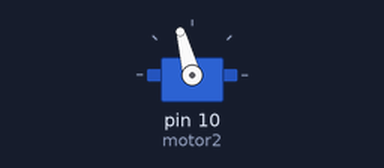
The sketch below on a simulated Arduino Uno, built with avr-gcc and run on an emulated ATmega328P. Parts: servo.

Above: at 0.05 s.
At 6.0 s:
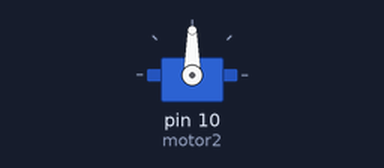
Timing chart, 0 to 7.8 s (numbered marks = the images above):
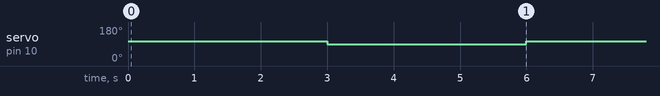

The sketch:

demoServo-Indiv.ino
```cpp
#include <Servo.h>

//Servo motor;
Servo motor2;
//Servo motor4;
//Servo motor23;

void setup() {
  // put your setup code here, to run once:
  //motor.attach(10);
  //motor4.attach(9);
  motor2.attach(10);
  //motor23.attach(10);
  //motor.write(90);
  motor2.write(90);
  //motor4.write(90);
  //motor23.write(90);
}

void loop() {
  //motor.write(90+10);
  //motor2.write(90-10);
  //motor4.write(90+5);
  //motor23.write(90-10);
  //delay(500);
  //motor.write(90);
  //motor2.write(140);
  //motor4.write(90);
  //motor23.write(90);

  motor2.write(105);
  delay(3000);
  motor2.write(90);
  delay(3000);
}
```

Measured:
- by itself, servo on pin 10 (motor2): alternates 105° for 3.0 s and 90° for 3.0 s
